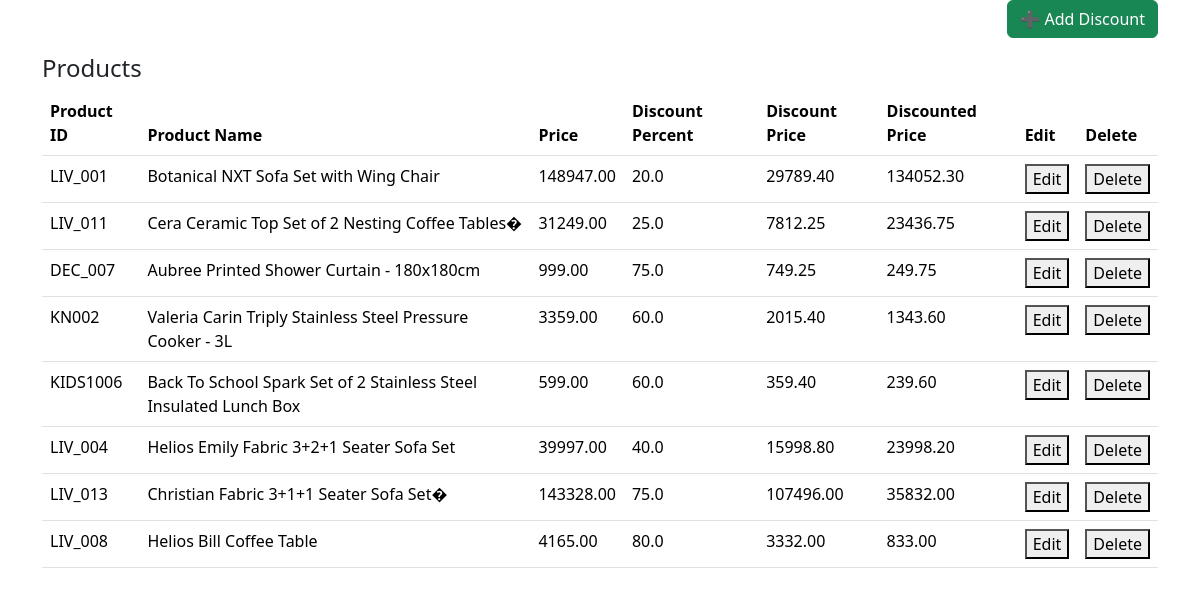
/product/discount/, run on the app's committed database.
### product_app/models.py (models this page shows, shortened)
class Discount(models.Model):
    product = models.ForeignKey(Products,on_delete=models.CASCADE)
    disc_percent = models.FloatField(default=0)
    disc_price = models.DecimalField(max_digits=20,decimal_places=2, default=0)
    discounted_price = models.DecimalField(max_digits=20,decimal_places=2,default=0)

class Products(models.Model):
    p_id = models.CharField(primary_key=True,max_length=20)
    date = models.DateField(default=datetime.date.today)
    p_name = models.CharField(max_length=100)
    color = models.CharField(max_length=20,blank=True,null=True)
    brand = models.CharField(max_length=20,blank=True)
    category = models.ForeignKey(Category,on_delete=models.CASCADE)
    sub_category = models.ForeignKey(Sub_category, on_delete=models.CASCADE)
    description = models.CharField(max_length=20,blank=True)
    stock = models.IntegerField()
    price = models.DecimalField(decimal_places=2,max_digits=10)
    warranty = models.CharField(max_length=20,blank=True)

### product_app/views.py (the view, shortened to what this page needs)
# urls.py: path('discount/',views.discount,name='discount'),
def discount(request):
    products = Products.objects.all()
    discount = Discount.objects.all()
    show_modal = False
    return render(request,"admin/product/discount.html",locals())

### sub_category_app/context_processors.py (called while the page is built)
def all_subcategories(request):
    return {
        'all_subcategories': Sub_category.objects.all()
    }

### templates/admin/product/discount.html (shortened to what this page needs)
{% extends 'admin/admin_extend.html' %}
{% load static %}
{% block 'style' %}
<link rel="stylesheet" href="{% static 'css/display.css' %}">
{% endblock %}
{% block 'content' %}
<div class="container">
<div class="text-end mb-3">
    <button type="button" class="btn btn-success" data-bs-toggle="modal" data-bs-target="#addCategoryModal">
        ➕ Add Discount
    </button>
</div>
    <h4>Products</h4>
    <table class="table custom-table">
        <thead>
        <tr>
            <th>Product ID</th>
            <th>Product Name</th>
            <th>Price</th>
            <th>Discount Percent </th>
            <th>Discount Price </th>
            <th>Discounted Price </th>
            <th>Edit</th>
            <th>Delete</th>
        </tr>
        </thead>
        <tbody>
                {% for i in discount %}
            <tr>
                <td>{{i.product.p_id}}</td>
                <td>{{i.product.p_name}}</td>
                <td>{{i.product.price}}
                <td>{{i.disc_percent}}</td>
                <td>{{i.disc_price}}</td>
                <td>{{i.discounted_price}}</td>
                <td>
                    <a href="{% url 'update_discount' i.id %}">
                        <button>Edit</button>
                    </a>
                </td>
                <td>
                    <a href="{% url 'delete_discount' i.id  %}" onclick="return confirm('Are you sure you want to delete this discount? This action cannot be undone.');">
                        <button>Delete</button>
                    </a>
                </td>
            </tr>
            {% endfor %}
        </tbody>
    </table>
{% endblock %}

### data on the page
Discount: product.p_id "LIV_001", product.p_name "Botanical NXT Sofa Set with Wing Chair", product.price "148947.00", disc_percent "20.0", disc_price "29789.40", discounted_price "134052.30"
Discount: product.p_id "LIV_011", product.p_name "Cera Ceramic Top Set of 2 Nesting Coffee Tables�", product.price "31249.00", disc_percent "25.0", disc_price "7812.25", discounted_price "23436.75"
Discount: product.p_id "DEC_007", product.p_name "Aubree Printed Shower Curtain - 180x180cm", product.price "999.00", disc_percent "75.0", disc_price "749.25", discounted_price "249.75"
Discount: product.p_id "KN002", product.p_name "Valeria Carin Triply Stainless Steel Pressure Cooker - 3L", product.price "3359.00", disc_percent "60.0", disc_price "2015.40", discounted_price "1343.60"
Discount: product.p_id "KIDS1006", product.p_name "Back To School Spark Set of 2 Stainless Steel Insulated Lunch Box", product.price "599.00", disc_percent "60.0", disc_price "359.40", discounted_price "239.60"
Discount: product.p_id "LIV_004", product.p_name "Helios Emily Fabric 3+2+1 Seater Sofa Set", product.price "39997.00", disc_percent "40.0", disc_price "15998.80", discounted_price "23998.20"
Discount: product.p_id "LIV_013", product.p_name "Christian Fabric 3+1+1 Seater Sofa Set�", product.price "143328.00", disc_percent "75.0", disc_price "107496.00", discounted_price "35832.00"
Discount: product.p_id "LIV_008", product.p_name "Helios Bill Coffee Table", product.price "4165.00", disc_percent "80.0", disc_price "3332.00", discounted_price "833.00"
